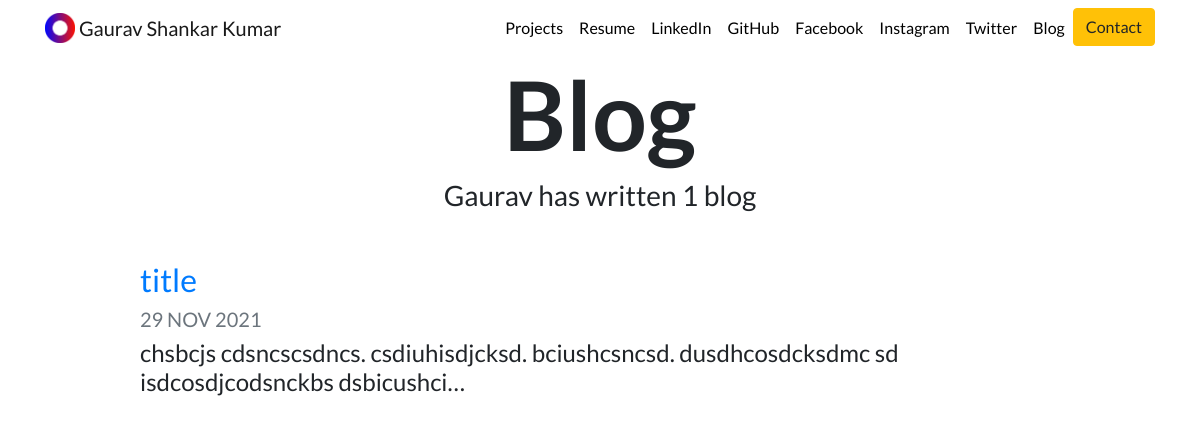
Screenshot of /blog/ with the database file from the repository.
### blog/models.py (models this page shows, shortened)
class Blog(models.Model):
    title = models.CharField(max_length=200)
    description = models.TextField()
    date = models.DateField()

### blog/views.py (the view)
# urls.py: path('', views.all_blogs, name='all_blogs'),
def all_blogs(request):
    blogs = Blog.objects.order_by('-date')
    return render (request, 'blog/all_blogs.html', {'blogs':blogs})

### blog/templates/blog/all_blogs.html
{% extends "portfolio/base.html" %} {% load static %} {% block content %}
<h1 id="blogtitle" class="font-weight-bold text-center">Blog</h1>
<h3 class="text-center mb-5">
  Gaurav has written {{ blogs.count }} blog{{ blogs.count|pluralize }}
</h3>
{% for blog in blogs %}
<div class="row justify-content-center my-3">
  <div class="col-md-10">
    <a href="{% url 'blog:detail' blog.id %}">
      <h2>{{ blog.title }}</h2>
    </a>
    <h5 class="text-muted">{{ blog.date|date:'d M Y'|upper }}</h5>
    <h4>{{ blog.description|striptags|truncatechars:100 }}</h4>
  </div>
</div>
{% endfor %} {% endblock content %}

### static/portfolio/custom.css (style rules this page uses)
body { font-family: "Lato", sans-serif; }
#blogtitle { font-size: 6rem; }

### rows the page displays
Blog: title "title", date "29 NOV 2021", description "chsbcjs cdsncscsdncs. csdiuhisdjcksd. bciushcsncsd. dusdhcosdcksdmc sd isdcosdjcodsnckbs dsbicushci…"

### other values shown
{{ blogs.count }} "1"
